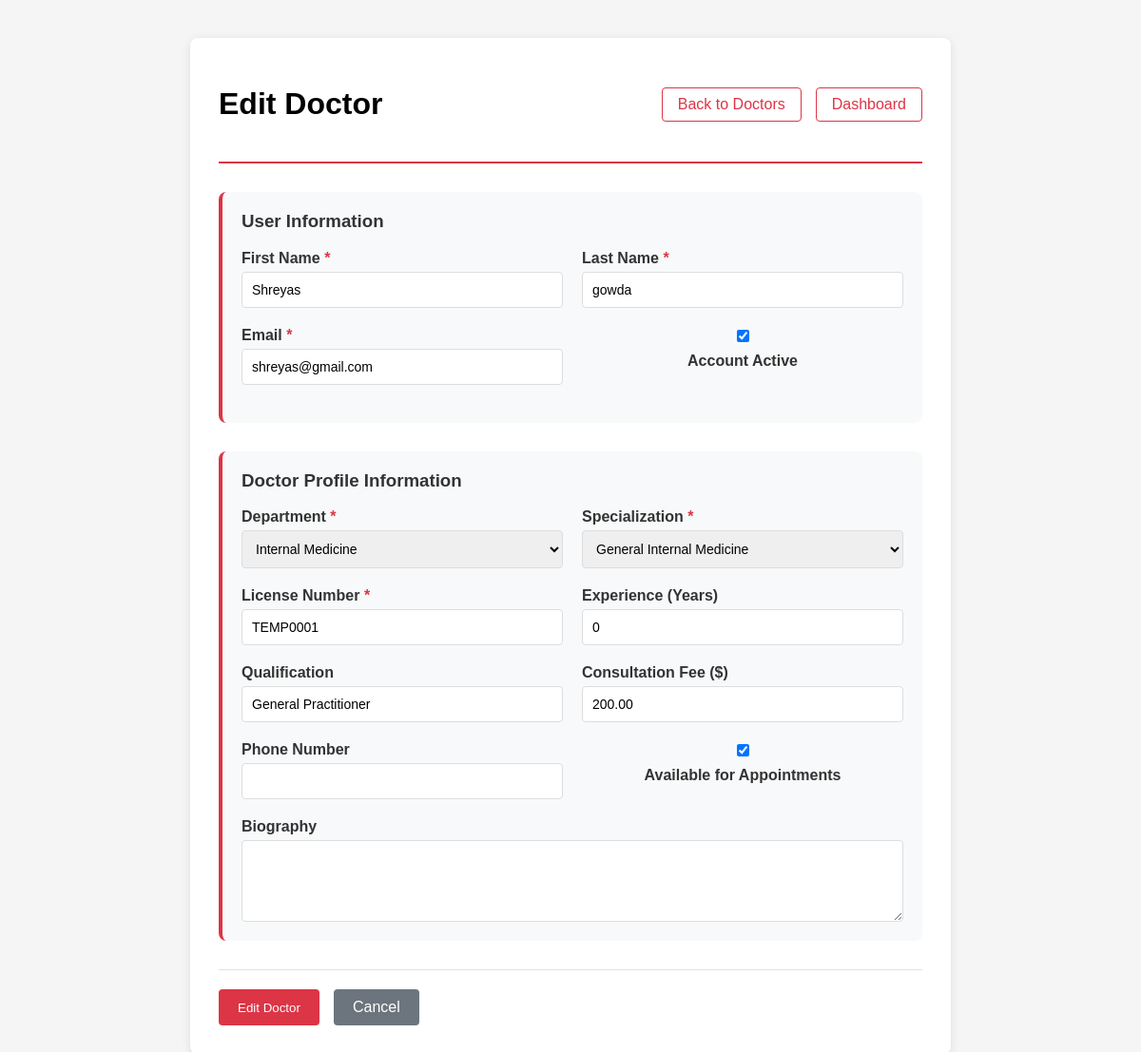
The page /admin-panel/doctors/2/edit/ (signed in) on the database its author committed.
### users/models.py (models this page shows, shortened)
class User(AbstractUser):
    ROLE_CHOICES = (
        ('patient', 'Patient'),
        ('doctor', 'Doctor'),
        ('admin', 'Admin'),
    )
    GENDER_CHOICES = [
        ('M', 'Male'),
        ('F', 'Female'),
        ('O', 'Other'),
    ]
    role = models.CharField(max_length=10, choices=ROLE_CHOICES, default='patient')
    phone_number = models.CharField(max_length=15, blank=True)
    date_of_birth = models.DateField(null=True, blank=True)
    gender = models.CharField(max_length=1, choices=GENDER_CHOICES, blank=True)
    address = models.TextField(blank=True)
    emergency_contact_name = models.CharField(max_length=100, blank=True)
    emergency_contact_phone = models.CharField(max_length=15, blank=True)
    blood_group = models.CharField(max_length=5, blank=True)
    created_at = models.DateTimeField(auto_now_add=True)
    updated_at = models.DateTimeField(auto_now=True)

### doctors/models.py (models this page shows, shortened)
class Doctor(models.Model):
    user = models.OneToOneField(User, on_delete=models.CASCADE)
    specialization = models.ForeignKey(Specialization, on_delete=models.CASCADE)
    department = models.ForeignKey(Department, on_delete=models.CASCADE)
    license_number = models.CharField(max_length=50, unique=True, default="TEMP000")
    experience_years = models.PositiveIntegerField(default=0)
    qualification = models.CharField(max_length=200, default="General Practitioner")
    consultation_fee = models.DecimalField(max_digits=10, decimal_places=2, default=0.00)
    biography = models.TextField(blank=True)
    is_available = models.BooleanField(default=True)
    rating = models.FloatField(default=0.0)
    total_reviews = models.PositiveIntegerField(default=0)
    phone_number = models.CharField(max_length=15, blank=True)
    created_at = models.DateTimeField(auto_now_add=True)
    updated_at = models.DateTimeField(auto_now=True)

### admins/views.py (the view)
# urls.py: path('doctors/<int:doctor_id>/edit/', views.edit_doctor, name='edit_doctor'),
@login_required
def edit_doctor(request, doctor_id):
    if request.user.role != 'admin':
        return render(request, 'users/access_denied.html')
    doctor = get_object_or_404(Doctor, id=doctor_id)
    if request.method == 'POST':
        user_form = DoctorUpdateForm(request.POST, instance=doctor.user)
        profile_form = DoctorProfileForm(request.POST, instance=doctor)
        if user_form.is_valid() and profile_form.is_valid():
            try:
                with transaction.atomic():
                    user_form.save()
                    profile_form.save()
                    messages.success(request, f"Doctor {doctor.user.get_full_name()} has been updated successfully.")
                    return redirect('admins:doctor_management')
            except Exception as e:
                messages.error(request, f"Error updating doctor: {str(e)}")
    else:
        user_form = DoctorUpdateForm(instance=doctor.user)
        profile_form = DoctorProfileForm(instance=doctor)
    context = {
        'user_form': user_form,
        'profile_form': profile_form,
        'doctor': doctor,
        'action': 'Edit',
    }
    return render(request, 'admins/doctor_form.html', context)

### admins/forms.py
class DoctorUpdateForm(forms.ModelForm):
    class Meta:
        model = User
        fields = ['first_name', 'last_name', 'email', 'is_active']

class DoctorProfileForm(forms.ModelForm):
    class Meta:
        model = Doctor
        fields = [
            'specialization', 'department', 'license_number',
            'experience_years', 'qualification', 'consultation_fee',
            'biography', 'phone_number', 'is_available'
        ]
        widgets = {
            'biography': forms.Textarea(attrs={'rows': 4}),
            'consultation_fee': forms.NumberInput(attrs={'step': '0.01'}),
            'experience_years': forms.NumberInput(attrs={'min': 0}),
        }

### doctors/models.py (called while the page is built)
    def __str__(self):
        return self.name

    def __str__(self):
        return self.name

### templates/admins/doctor_form.html (shortened to what this page needs)
<!DOCTYPE html>
<html lang="en">
<head>
</head>
<body>
    <div class="page-container">
        <div class="header">
            <h1>{{ action }} Doctor</h1>
            <div class="nav-links">
                <a href="{% url 'admins:doctor_management' %}">Back to Doctors</a>
                <a href="{% url 'admin_dashboard' %}">Dashboard</a>
            </div>
        </div>
        <form method="POST">
            {% if action == 'Add' %}
            <div class="form-section">
                <h3>User Account Information</h3>
                <div class="form-row">
                    <div class="form-group">
                        <label for="{{ user_form.username.id_for_label }}">Username <span class="required">*</span></label>
                        {{ user_form.username }}
                        {{ user_form.username.errors }}
                    </div>
                    <div class="form-group">
                        <label for="{{ user_form.email.id_for_label }}">Email <span class="required">*</span></label>
                        {{ user_form.email }}
                        {{ user_form.email.errors }}
                    </div>
                </div>
                <div class="form-row">
                    <div class="form-group">
                        <label for="{{ user_form.first_name.id_for_label }}">First Name <span class="required">*</span></label>
                        {{ user_form.first_name }}
                        {{ user_form.first_name.errors }}
                    </div>
                    <div class="form-group">
                        <label for="{{ user_form.last_name.id_for_label }}">Last Name <span class="required">*</span></label>
                        {{ user_form.last_name }}
                        {{ user_form.last_name.errors }}
                    </div>
                </div>
                <div class="form-row">
                    <div class="form-group">
                        <label for="{{ user_form.password1.id_for_label }}">Password <span class="required">*</span></label>
                        {{ user_form.password1 }}
                        {{ user_form.password1.errors }}
                    </div>
                    <div class="form-group">
                        <label for="{{ user_form.password2.id_for_label }}">Confirm Password <span class="required">*</span></label>
                        {{ user_form.password2 }}
                        {{ user_form.password2.errors }}
                    </div>
                </div>
            </div>
            {% else %}
            <div class="form-section">
                <h3>User Information</h3>
                <div class="form-row">
                    <div class="form-group">
                        <label for="{{ user_form.first_name.id_for_label }}">First Name <span class="required">*</span></label>
                        {{ user_form.first_name }}
                    </div>
                    <div class="form-group">
                        <label for="{{ user_form.last_name.id_for_label }}">Last Name <span class="required">*</span></label>
                        {{ user_form.last_name }}
                    </div>
                </div>
                <div class="form-row">
                    <div class="form-group">
                        <label for="{{ user_form.email.id_for_label }}">Email <span class="required">*</span></label>
                        {{ user_form.email }}
                    </div>
                    <div class="form-group checkbox-group">
                        {{ user_form.is_active }}
                        <label for="{{ user_form.is_active.id_for_label }}">Account Active</label>
                    </div>
                </div>
            </div>
            {% endif %}
            <div class="form-section">
                <h3>Doctor Profile Information</h3>
                <div class="form-row">
                    <div class="form-group">
                        <label for="{{ profile_form.department.id_for_label }}">Department <span class="required">*</span></label>
                        {{ profile_form.department }}
                    </div>
                    <div class="form-group">
                        <label for="{{ profile_form.specialization.id_for_label }}">Specialization <span class="required">*</span></label>
                        {{ profile_form.specialization }}
                    </div>
                </div>
                <div class="form-row">
                    <div class="form-group">
                        <label for="{{ profile_form.license_number.id_for_label }}">License Number <span class="required">*</span></label>
                        {{ profile_form.license_number }}
                    </div>
                    <div class="form-group">
                        <label for="{{ profile_form.experience_years.id_for_label }}">Experience (Years)</label>
                        {{ profile_form.experience_years }}
                    </div>
                </div>
                <div class="form-row">
                    <div class="form-group">
                        <label for="{{ profile_form.qualification.id_for_label }}">Qualification</label>
                        {{ profile_form.qualification }}
                    </div>
                    <div class="form-group">
                        <label for="{{ profile_form.consultation_fee.id_for_label }}">Consultation Fee ($)</label>
                        {{ profile_form.consultation_fee }}
                    </div>
                </div>
                <div class="form-row">
                    <div class="form-group">
                        <label for="{{ profile_form.phone_number.id_for_label }}">Phone Number</label>
                        {{ profile_form.phone_number }}
                    </div>
                    <div class="form-group checkbox-group">
                        {{ profile_form.is_available }}
                        <label for="{{ profile_form.is_available.id_for_label }}">Available for Appointments</label>
                    </div>
                </div>
                <div class="form-group">
                    <label for="{{ profile_form.biography.id_for_label }}">Biography</label>
                    {{ profile_form.biography }}
                </div>
            </div>
            <div class="form-actions">
                <button type="submit" class="btn btn-primary">{{ action }} Doctor</button>
                <a href="{% url 'admins:doctor_management' %}" class="btn btn-secondary">Cancel</a>
            </div>
        </form>
    </div>
</body>
</html>

### templates/admins/doctor_form.html (style rules this page uses)
body { font-family: Arial, sans-serif; max-width: 800px; margin: 20px auto; padding: 20px; background-color: #f5f5f5; }
.page-container { background: white; padding: 30px; border-radius: 8px; box-shadow: 0 2px 10px rgba(0,0,0,0.1); }
.header { display: flex; justify-content: space-between; align-items: center; margin-bottom: 30px; padding-bottom: 20px; border-bottom: 2px solid #dc3545; }
.nav-links { display: flex; gap: 15px; }
.nav-links a { text-decoration: none; color: #dc3545; padding: 8px 16px; border: 1px solid #dc3545; border-radius: 4px; transition: all 0.3s; }
.form-section { margin-bottom: 30px; padding: 20px; background: #f8f9fa; border-radius: 8px; border-left: 4px solid #dc3545; }
.form-section h3 { margin-top: 0; color: #333; }
.form-row { display: grid; grid-template-columns: repeat(auto-fit, minmax(250px, 1fr)); gap: 20px; margin-bottom: 20px; }
.form-group { display: flex; flex-direction: column; }
.form-group label { margin-bottom: 5px; font-weight: bold; color: #333; }
.form-group input, .form-group select, .form-group textarea { padding: 10px; border: 1px solid #ddd; border-radius: 4px; font-size: 14px; }
.checkbox-group { display: flex; align-items: center; gap: 8px; }
.checkbox-group input[type="checkbox"] { width: auto; }
.form-actions { display: flex; gap: 15px; justify-content: flex-start; margin-top: 30px; padding-top: 20px; border-top: 1px solid #dee2e6; }
.btn { padding: 10px 20px; border: none; border-radius: 4px; cursor: pointer; text-decoration: none; display: inline-block; transition: all 0.3s; }
.btn-primary { background: #dc3545; color: white; }
.btn-secondary { background: #6c757d; color: white; }
.required { color: #dc3545; }

### rows shown on the page
User: first_name "Shreyas", last_name "gowda", email "shreyas@gmail.com", is_active "☑"
Doctor: department "Internal Medicine", specialization "General Internal Medicine", license_number "TEMP0001", experience_years "0", qualification "General Practitioner", consultation_fee "200.00", is_available "☑"

### other values the page prints
{{ action }} "Edit"
